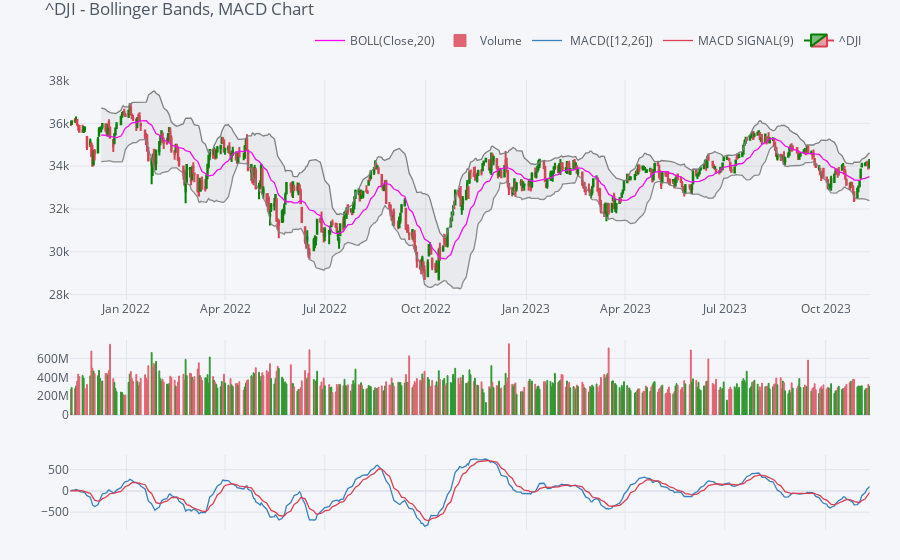

Notebook code for this chart:
### Code cell
figure = cf.QuantFig(df, title = tk + ' - Bollinger Bands, MACD Chart ', name = tk, legend='top', rangeslider=False)
figure.add_bollinger_bands(periods=20, boll_std=2, colors=['magenta','grey'], fill=True)

figure.add_volume()
figure.add_macd()

figure.iplot(up_color = 'green', down_color = 'red')

### Figure 1 — Plotly figure (JSON) as saved in the notebook; plotly's stock layout.template omitted (floating-point values rounded to 4 significant figures; data arrays with more than 128 entries replaced by an {"elided": "..."} marker saying what was removed)
{"data": [{"legendgroup": "BOLL(Close,20)", "line": {"color": "rgba(255, 0, 255, 1.0)", "dash": "solid", "shape": "linear", "width": 1.3}, "mode": "lines", "name": "BOLL(Close,20)", "showlegend": true, "text": "", "type": "scatter", "x": {"elided": "503 str values"}, "y": {"elided": "503 mixed values"}, "yaxis": "y2"}, {"legendgroup": "BOLL(Close,20)", "line": {"color": "rgba(128, 128, 128, 1.0)", "dash": "solid", "shape": "linear", "width": 1.3}, "mode": "lines", "name": "UPPER(Close,20)", "showlegend": false, "text": "", "type": "scatter", "x": {"elided": "503 str values"}, "y": {"elided": "503 mixed values"}, "yaxis": "y2"}, {"fill": "tonexty", "fillcolor": "rgba(128, 128, 128, 0.1)", "legendgroup": "BOLL(Close,20)", "line": {"color": "rgba(128, 128, 128, 0.8999999999999999)", "dash": "solid", "shape": "linear", "width": 1.3}, "mode": "lines", "name": "LOWER(Close,20)", "showlegend": false, "text": "", "type": "scatter", "x": {"elided": "503 str values"}, "y": {"elided": "503 mixed values"}, "yaxis": "y2"}, {"marker": {"color": {"elided": "503 str values"}, "line": {"color": {"elided": "503 str values"}, "width": 1}}, "name": "Volume", "opacity": 0.8, "orientation": "v", "text": "", "type": "bar", "x": {"elided": "503 str values"}, "y": {"elided": "503 int values"}, "yaxis": "y3"}, {"line": {"color": "rgba(55, 128, 191, 1.0)", "dash": "solid", "shape": "linear", "width": 1.3}, "mode": "lines", "name": " MACD([12,26])", "text": "", "type": "scatter", "x": {"elided": "503 str values"}, "y": {"elided": "503 float values"}, "yaxis": "y4"}, {"line": {"color": "rgba(219, 64, 82, 1.0)", "dash": "solid", "shape": "linear", "width": 1.3}, "mode": "lines", "name": "MACD SIGNAL(9)", "text": "", "type": "scatter", "x": {"elided": "503 str values"}, "y": {"elided": "503 float values"}, "yaxis": "y4"}, {"close": {"elided": "503 float values"}, "decreasing": {"line": {"color": "#db4052"}}, "high": {"elided": "503 float values"}, "increasing": {"line": {"color": "#008000"}}, "low": {"elided": "503 float values"}, "name": "^DJI", "open": {"elided": "503 float values"}, "showlegend": true, "type": "candlestick", "x": {"elided": "503 str values"}, "yaxis": "y2"}], "layout": {"legend": {"bgcolor": "#F5F6F9", "font": {"color": "#4D5663"}, "orientation": "h", "x": 0.3, "y": 0.95, "yanchor": "bottom"}, "margin": {"b": 30, "l": 30, "r": 30, "t": 30}, "paper_bgcolor": "#F5F6F9", "plot_bgcolor": "#F5F6F9", "showlegend": true, "title": {"font": {"color": "#4D5663"}, "text": "^DJI - Bollinger Bands, MACD Chart "}, "xaxis": {"anchor": "y2", "gridcolor": "#E1E5ED", "rangeselector": {"bgcolor": "rgba(150, 200, 250, 1)", "buttons": [{"count": 1, "label": "1m", "step": "month", "stepmode": "backward"}, {"count": 1, "label": "1y", "step": "year", "stepmode": "backward"}], "font": {"size": 13}, "visible": false, "x": 0, "y": 0.9}, "rangeslider": {"visible": false}, "showgrid": true, "tickfont": {"color": "#4D5663"}, "title": {"font": {"color": "#4D5663"}, "text": ""}, "zerolinecolor": "#E1E5ED"}, "yaxis": {"gridcolor": "#E1E5ED", "showgrid": true, "showticklabels": false, "tickfont": {"color": "#4D5663"}, "title": {"font": {"color": "#4D5663"}, "text": ""}, "zerolinecolor": "#E1E5ED"}, "yaxis2": {"domain": [0.46, 0.9], "gridcolor": "#E1E5ED", "showgrid": true, "tickfont": {"color": "#4D5663"}, "title": {"font": {"color": "#4D5663"}, "text": ""}, "zerolinecolor": "#E1E5ED"}, "yaxis3": {"domain": [0.23, 0.38], "gridcolor": "#E1E5ED", "showgrid": true, "tickfont": {"color": "#4D5663"}, "title": {"font": {"color": "#4D5663"}, "text": ""}, "zerolinecolor": "#E1E5ED"}, "yaxis4": {"domain": [0, 0.15], "gridcolor": "#E1E5ED", "showgrid": true, "tickfont": {"color": "#4D5663"}, "title": {"font": {"color": "#4D5663"}, "text": ""}, "zerolinecolor": "#E1E5ED"}}}
